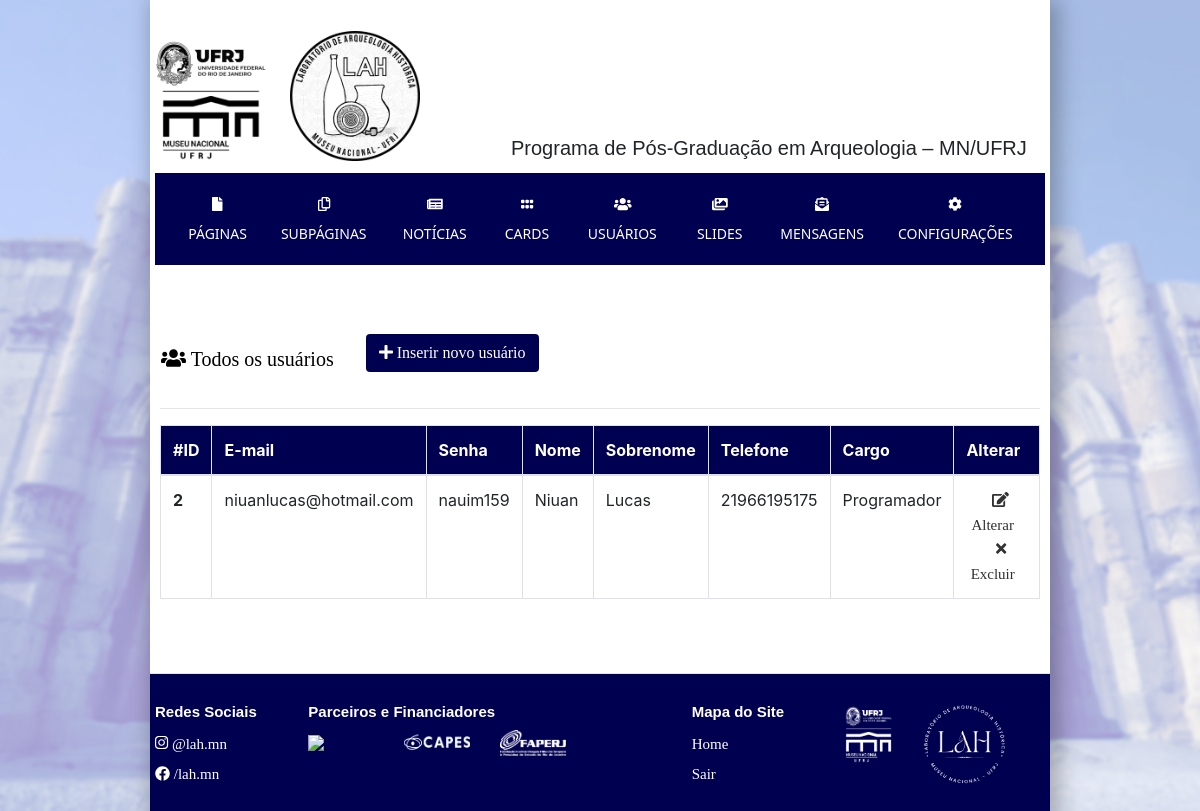
The app's page /dashboard/dados/usuarios.php (signed in) with its own data.
### tables this page shows
CREATE TABLE `usuarios` (
  `usuario_id` int(32) NOT NULL,
  `usuario_email` varchar(128) NOT NULL,
  `usuario_senha` varchar(128) NOT NULL,
  `usuario_nome` varchar(128) NOT NULL,
  `usuario_sobrenome` varchar(128) NOT NULL,
  `usuario_telefone` varchar(64) NOT NULL,
  `usuario_data_nascimento` date NOT NULL,
  `usuario_nivel` varchar(64) NOT NULL,
  `usuario_cargo` varchar(128) NOT NULL
);

### dashboard/new_functions.php (called while the page is built, shortened)
<?php
function consultarBancoDeDados($conecta){
    $usuarios = "SELECT * FROM usuarios ";
    $consulta_usuarios = mysqli_query($conecta, $usuarios);
}
?>

### dashboard/dados/usuarios.php (the view)
<?php require_once "../header_dashboard.php";  ?>
<div class="container">
	<div class="row">
  <div class="col col-12 mt-5 mb-5">
  <div class="row">
    <h3 class="h4 m-3 col-0"><i class="fas fa-users"></i> Todos os usuários </h3>
    <a href='inserir_todos_usuarios.php' class="col-0">
      <button type='button' class='btn bg-dark text-white mt-3 ml-3'> <i class="fas fa-plus"></i> Inserir novo usuário</button>
    </a>
    </div>
 <hr class="my-2">
  <table class="table table-responsive-md table-bordered table-hover mt-3 mb-3 border-0">
    <thead>
      <tr class="bg-dark text-white">
        <th scope="col">#ID</th>
        <th scope="col">E-mail</th>
        <th scope="col">Senha</th>
        <th scope="col">Nome</th>
        <th scope="col">Sobrenome</th>
        <th scope="col">Telefone</th>
        <th scope="col">Cargo</th>
        <th scope="col">Alterar</th>
      </tr>
    </thead>
    <tbody>
      <?php while($linha = mysqli_fetch_assoc($consulta_usuarios)) { ?>
      <tr>
            <th><?php echo $linha["usuario_id"] ?></th>
            <td><?php echo $linha["usuario_email"] ?></td>
            <td><?php echo $linha["usuario_senha"] ?></td>
            <td><?php echo $linha["usuario_nome"] ?></td>
            <td><?php echo $linha["usuario_sobrenome"] ?></td>
            <td><?php echo $linha["usuario_telefone"] ?></td>
            <td><?php echo $linha["usuario_cargo"] ?></td>
            <td align="center">
            <a class="m-2" href='alterar_todos_usuarios.php?usr_id=<?php echo $linha["usuario_id"] ?>'><i class="fas fa-edit"></i> Alterar </a>
            <a class="m-2" href='excluir_todos_usuarios.php?usr_id=<?php echo $linha["usuario_id"] ?>'><i class="fas fa-times"></i> Excluir </a>
            </td>
      </tr>
    <?php } ?>
    </tbody>
  </table>
    </div>
	</div>
</div>
<?php require_once "../footer_dashboard.php";  ?>

### assets/css/blog.css (style rules this page uses)
h1, h2, h3, h4, h5, h6 { font-family: "Playfair Display", Georgia, "Times New Roman", serif; }

### assets/css/style.css (style rules this page uses)
h3 { font-family: Georgia , serif !important; color: rgba(0, 0, 0) !important; color: rgba(0,0,0) !important; font-size: 20px !important; line-height: 250% !important; }
a { font-family: "Verdana", Times, sans-serif !important; color: rgba(50, 50, 50); font-size: 15px; }
.bg-dark { background-color: rgb(0, 0, 80) !important; }
@media (min-width: 800px) { body { background-image: url("../images/background_image.jpg"); background-color: rgba(175, 165, 230, 0.65); background-blend-mode: lighten; background-position: center; background-size: cover; background-attachment: fixed; background-repeat: no-repeat; } }
.container { padding: 5px !important; }
.my-2 { background-color: rgba(255,255,255,0.25); }

### records on screen
usuarios: usuario_id "2", usuario_email "niuanlucas@hotmail.com", usuario_senha "nauim159", usuario_nome "Niuan", usuario_sobrenome "Lucas", usuario_telefone "21966195175", usuario_cargo "Programador"
